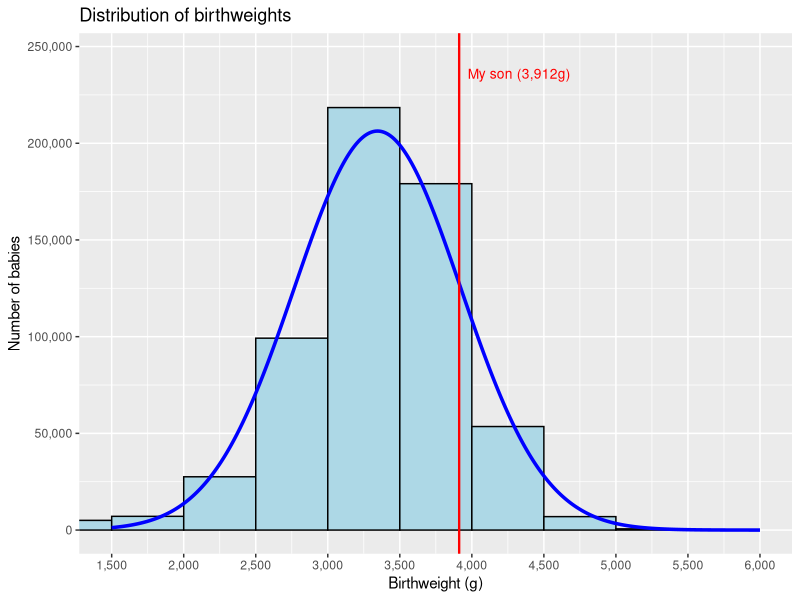
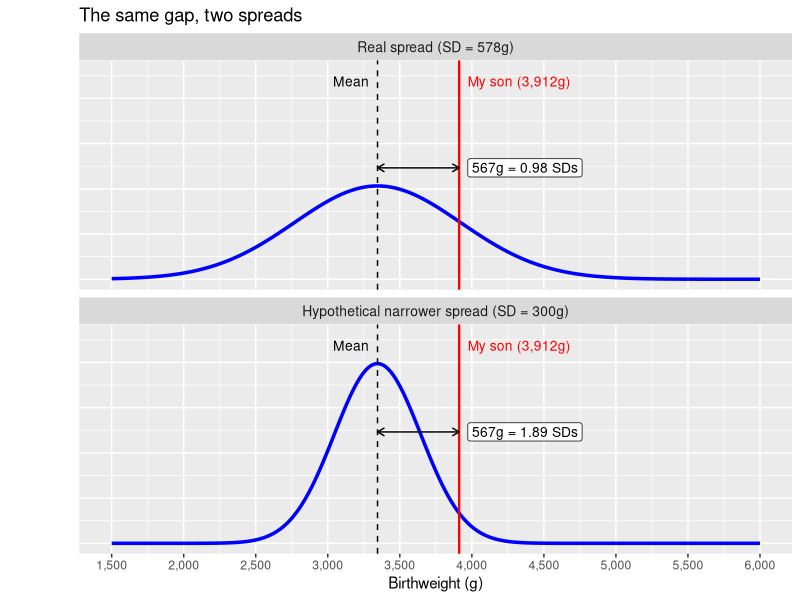
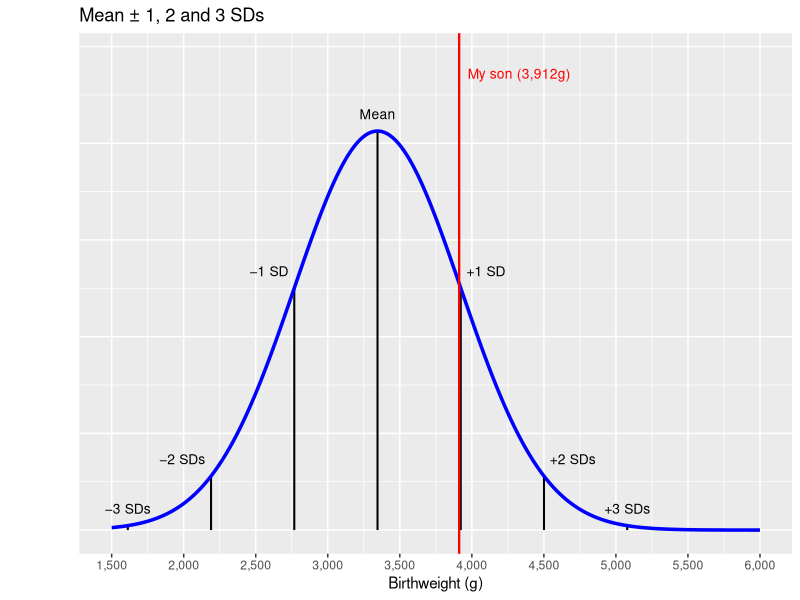
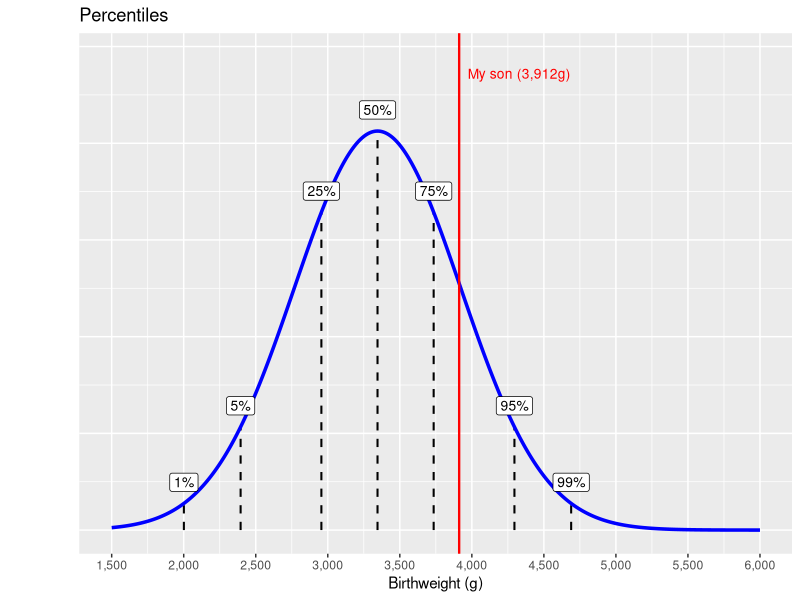
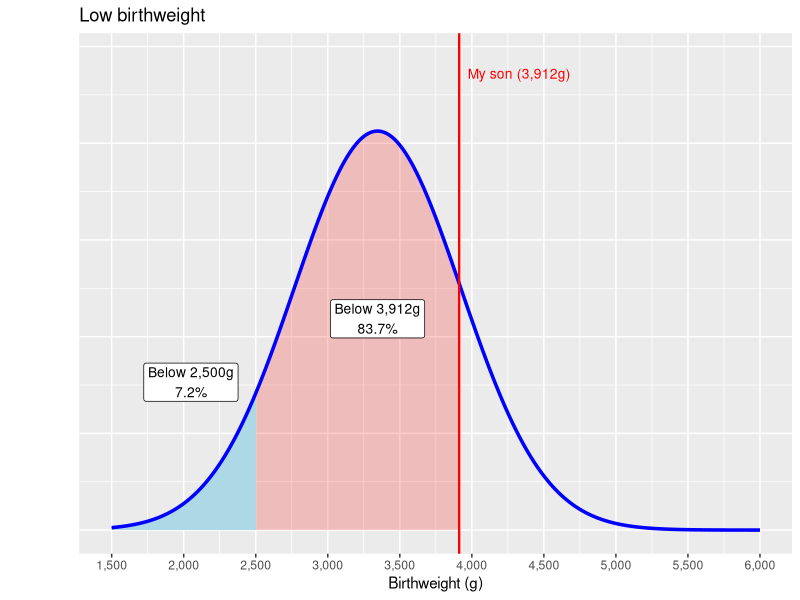

R code for these plots, in order:
## ---- chunk 1
knitr::opts_chunk$set(echo = FALSE, warning = FALSE, message = FALSE)
library(ggplot2)
library(scales)
## ---- chunk 2
weights=c(1500, 2000, 2500, 3000, 3500, 4000, 4500,5000,5500) #modified
#categories from 2020 UK Data
mids=weights-250 # Note the DS original is +250, but this does not work for UK
#data as the numbered is the UPPER bound of the weight category in the ONS stats.
#So the babies in the '2000' bin weigh 1500-1999, so the midpoint is 1750, not
#2250
n=c(5015, 7103, 27554, 99220, 218442, 179088, 53530,6952,635) # numbers in each
#bin, UK2020
N=sum(n)  # total number of babies
area=N*500  # number * binwidth = total area of histogram

#I think lbw should be sum of groups 1-3 not 1-2 as in the book code. Using 1-3
#gives a result for the UK of 6.6% which tallies with the official stat given
#that I remove the 'no recorded weight' and 'implausible' categories'. I imagine
#that the DS book data has categories which may be the lower bound not the upper
#as in the UK data table.

lbw   = sum(n[1:3])   # number with low birth weight (less than 2500)
lbw.percent=100*lbw/N  # % low birth weight
# 6.6% which tallies with Nuffield stat for 2020.

## ---- chunk 3
print(N)
print(lbw)
print(lbw.percent)

#calculate mean and sd of population
# could use sheppard's correction

birth.mean=sum(n*mids/N)
birth.sd=sqrt( sum(n*(mids-birth.mean)^2)/N)

print(birth.mean) # note as a sense check this mean tallies broadly with that reported in the media around that time which is around 7lb 8oz - 3401g. Slight neg skew expected here I guess due to the mids calculation.
print(birth.sd)

# skewness and kurtosis of the grouped birthweight distribution
# (computed from bin midpoints and counts, like birth.mean and birth.sd above;
# the previous version computed them on the bin boundaries in 'weights' by mistake)
birth.skew = sum(n*(mids-birth.mean)^3)/N/birth.sd^3
birth.kurt = sum(n*(mids-birth.mean)^4)/N/birth.sd^4
print(birth.skew)
print(birth.kurt)
## ---- chunk 4

# per cent less than 2500 from normal approximation
lbw.est = 100 * pnorm(2500,birth.mean, birth.sd)
# 7.2%, not a bad approximation for UK figure which is about 6.6% from nuffield
print(lbw.est)
## ---- chunk 5
mbw.est = 100 * pnorm(3345, birth.mean, birth.sd)

print(mbw.est)
## ---- chunk 6

#25th, 50th and 75th percentiles of population
qnorm(0.25, birth.mean,birth.sd)
qnorm(0.50, birth.mean,birth.sd)
qnorm(0.75, birth.mean, birth.sd)
## ---- chunk 7
# percentile of my son's weight
xw = 3912
pnorm(xw, birth.mean,birth.sd)
#83rd percentile. Fairly large. Tallies with the numbers on record.
## ---- chunk 8
# shared settings so all four birthweight figures line up as the reader scrolls
bw_xrange <- c(1500, 6000)
bw_peak <- area * dnorm(birth.mean, birth.mean, birth.sd)
bw_ymax <- max(n, bw_peak)
bw_ylim <- c(0, 1.12 * bw_ymax)
bw_curve <- function(x) area * dnorm(x, birth.mean, birth.sd)
bw_son_label <- paste0("My son (", comma(xw), "g)")

# layers common to every figure: fitted normal, my son's weight, axes
bw_common <- list(
  stat_function(fun = bw_curve, xlim = bw_xrange, n = 500,
                colour = "blue", linewidth = 1.2),
  geom_vline(xintercept = xw, colour = "red", linewidth = 0.8),
  annotate("text", x = xw + 60, y = 1.08 * bw_ymax, label = bw_son_label,
           colour = "red", hjust = 0, size = 3.5),
  scale_x_continuous(name = "Birthweight (g)", labels = comma,
                     breaks = seq(1500, 6000, 500)),
  scale_y_continuous(name = "Number of babies", labels = comma),
  coord_cartesian(xlim = bw_xrange, ylim = bw_ylim)
)

# curve-only figures hide the y-axis, but keep its space so every figure's
# plotting area lines up with the histogram's
bw_no_y <- theme(axis.title.y = element_text(colour = "transparent"),
                 axis.text.y = element_text(colour = "transparent"),
                 axis.ticks.y = element_line(colour = "transparent"))

# empirical distribution and fitted normal
bw_bins <- data.frame(lower = weights - 500, upper = weights, count = n)

ggplot() +
  geom_rect(data = bw_bins,
            aes(xmin = lower, xmax = upper, ymin = 0, ymax = count),
            fill = "lightblue", colour = "black") +
  bw_common +
  ggtitle("Distribution of birthweights")
## ---- chunk 9
# same gap, two spreads: the real SD and a hypothetical narrower one
bw_narrow_sd <- 300
bw_gap <- xw - birth.mean
bw_spread_labels <- c(
  paste0("Real spread (SD = ", round(birth.sd), "g)"),
  paste0("Hypothetical narrower spread (SD = ", bw_narrow_sd, "g)"))
bw_spread_sds <- c(birth.sd, bw_narrow_sd)

bw_spread_x <- seq(min(bw_xrange), max(bw_xrange), length.out = 500)
bw_spread_df <- data.frame(
  x = rep(bw_spread_x, 2),
  y = c(area * dnorm(bw_spread_x, birth.mean, birth.sd),
        area * dnorm(bw_spread_x, birth.mean, bw_narrow_sd)),
  spread = factor(rep(bw_spread_labels, each = length(bw_spread_x)),
                  levels = bw_spread_labels))

bw_spread_ymax <- max(bw_spread_df$y)
bw_gap_df <- data.frame(
  spread = factor(bw_spread_labels, levels = bw_spread_labels),
  y = 0.62 * bw_spread_ymax,
  label = paste0(round(bw_gap), "g = ",
                 sprintf("%.2f", bw_gap / bw_spread_sds), " SDs"))

ggplot(bw_spread_df, aes(x = x, y = y)) +
  geom_line(colour = "blue", linewidth = 1.2) +
  geom_vline(xintercept = birth.mean, linetype = "dashed") +
  geom_vline(xintercept = xw, colour = "red", linewidth = 0.8) +
  annotate("text", x = xw + 60, y = 1.1 * bw_spread_ymax, label = bw_son_label,
           colour = "red", hjust = 0, size = 3.5) +
  annotate("text", x = birth.mean - 60, y = 1.1 * bw_spread_ymax, label = "Mean",
           hjust = 1, size = 3.5) +
  geom_segment(data = bw_gap_df,
               aes(x = birth.mean, xend = xw, y = y, yend = y),
               arrow = arrow(length = unit(0.08, "inches"), ends = "both")) +
  geom_label(data = bw_gap_df,
             aes(x = xw + 60, y = y, label = label),
             hjust = 0, size = 3.5, linewidth = 0, fill = "white") +
  facet_wrap(~ spread, ncol = 1) +
  scale_x_continuous(name = "Birthweight (g)", labels = comma,
                     breaks = seq(1500, 6000, 500)) +
  scale_y_continuous(name = "Number of babies", labels = comma) +
  coord_cartesian(xlim = bw_xrange, ylim = c(0, 1.16 * bw_spread_ymax)) +
  bw_no_y +
  theme(strip.text = element_text(size = 10)) +
  ggtitle("The same gap, two spreads")
## ---- chunk 10
# mean plus and minus 1, 2 and 3 SDs
bw_sd_df <- data.frame(sds = -3:3)
bw_sd_df$x <- birth.mean + bw_sd_df$sds * birth.sd
bw_sd_df$y <- bw_curve(bw_sd_df$x)
bw_sd_df$label <- c("−3 SDs", "−2 SDs", "−1 SD", "Mean", "+1 SD", "+2 SDs", "+3 SDs")
bw_sd_df$hjust <- c(0.5, 1, 1, 0.5, 0, 0, 0.5)
bw_sd_df$nudge <- c(0, -40, -40, 0, 40, 40, 0)

ggplot() +
  geom_segment(data = bw_sd_df, aes(x = x, xend = x, y = 0, yend = y),
               linewidth = 0.7) +
  geom_text(data = bw_sd_df,
            aes(x = x + nudge, y = y + 0.04 * bw_ymax, label = label, hjust = hjust),
            size = 3.5) +
  bw_common +
  bw_no_y +
  ggtitle("Mean ± 1, 2 and 3 SDs")
## ---- chunk 11
# 1st, 5th, 25th, 50th, 75th, 95th and 99th percentiles of the fitted normal
bw_pct_df <- data.frame(pct = c(1, 5, 25, 50, 75, 95, 99))
bw_pct_df$x <- qnorm(bw_pct_df$pct / 100, birth.mean, birth.sd)
bw_pct_df$y <- bw_curve(bw_pct_df$x)
bw_pct_df$label <- paste0(bw_pct_df$pct, "%")

ggplot() +
  geom_segment(data = bw_pct_df, aes(x = x, xend = x, y = 0, yend = y),
               linewidth = 0.7, linetype = "dashed") +
  bw_common +
  geom_label(data = bw_pct_df,
             aes(x = x, y = y + 0.05 * bw_ymax, label = label),
             size = 3.5, linewidth = 0, fill = "white") +
  bw_no_y +
  ggtitle("Percentiles")
## ---- chunk 12
# proportions below 2,500g and below my son's weight, from the fitted normal
bw_lbw_pct <- 100 * pnorm(2500, birth.mean, birth.sd)
bw_son_pct <- 100 * pnorm(xw, birth.mean, birth.sd)

bw_son_area <- data.frame(x = seq(min(bw_xrange), xw, length.out = 300))
bw_son_area$y <- bw_curve(bw_son_area$x)
bw_lbw_area <- data.frame(x = seq(min(bw_xrange), 2500, length.out = 200))
bw_lbw_area$y <- bw_curve(bw_lbw_area$x)

ggplot() +
  geom_area(data = bw_son_area, aes(x = x, y = y), fill = "red", alpha = 0.2) +
  geom_area(data = bw_lbw_area, aes(x = x, y = y), fill = "lightblue",
            colour = "black", linewidth = 0.3) +
  annotate("label", x = 2050, y = 0.35 * bw_ymax,
           label = paste0("Below 2,500g\n", sprintf("%.1f", bw_lbw_pct), "%"),
           size = 3.5) +
  annotate("label", x = birth.mean, y = 0.5 * bw_ymax,
           label = paste0("Below ", comma(xw), "g\n", sprintf("%.1f", bw_son_pct), "%"),
           size = 3.5) +
  bw_common +
  bw_no_y +
  ggtitle("Low birthweight")
